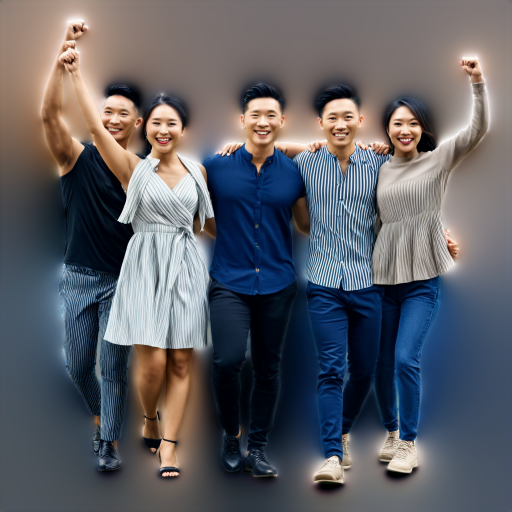
#> input picture example01.png, 1024 x 1024 px (shown at 1/2 size)
$ python resize.py --background example01.png --overlay example02.png --output out.png
#> lines starting #> are read from the running program, lines starting #| are printed output that depends on the picture
import cv2
import argparse
import numpy as np


def merge_images(background_path, overlay_path, output_path):
#> called with background_path = 'example01.png', overlay_path = 'example02.png', output_path = 'out.png'
    background = cv2.imread(background_path, cv2.IMREAD_UNCHANGED)
#> background is the input picture: shape (1024, 1024, 4); mean B, G, R, A 101.5, 95.2, 94.2, 112.7
    overlay = cv2.imread(overlay_path, cv2.IMREAD_UNCHANGED)
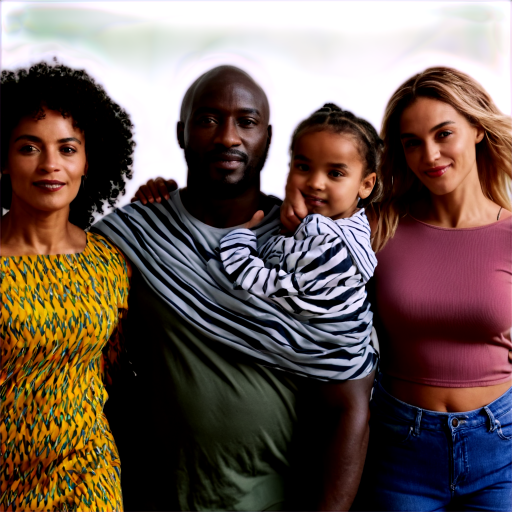
#> input picture example02.png, 1024 x 1024 px (shown at 1/2 size)
#> overlay is the input picture: shape (1024, 1024, 4); mean B, G, R, A 82.5, 89.9, 108, 203.7

    if overlay.shape[2] < 4:
        raise Exception("Overlay image does not have an alpha channel.")

    if background.shape[:2] != overlay.shape[:2]:
        overlay = cv2.resize(overlay, (background.shape[1], background.shape[0]))

    overlay_img = overlay[..., :3]  # Color channels
    overlay_mask = overlay[..., 3]  # Alpha channel only
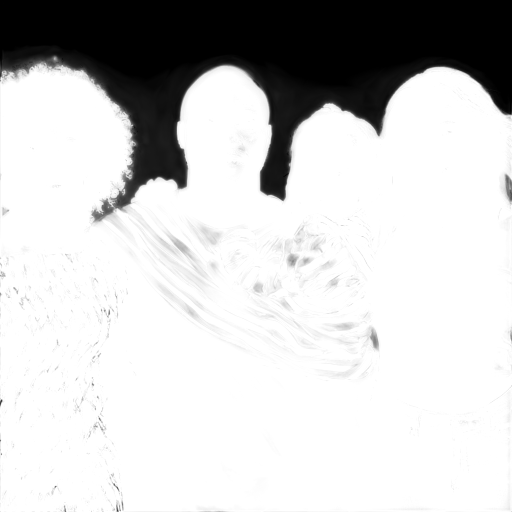
#> overlay_mask: shape (1024, 1024) (shown at 1/2 size); min 0, max 255, mean 203.7

    background_img = background

    alpha_overlay = overlay_mask / 255.0

    for c in range(0, 3):
        background_img[..., c] = (
            alpha_overlay * overlay_img[..., c]
            + (1 - alpha_overlay) * background_img[..., c]
        )
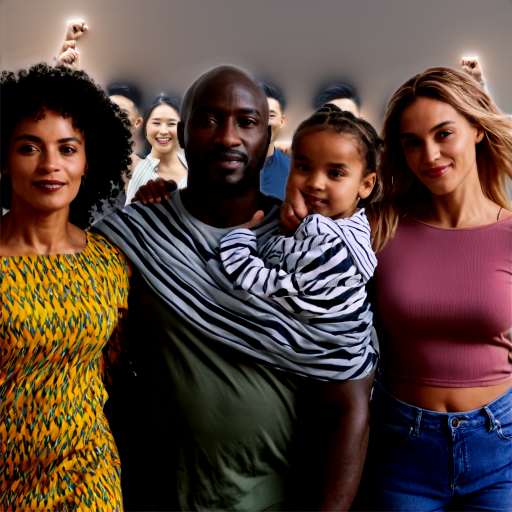
#> background_img: shape (1024, 1024, 4) (shown at 1/2 size); mean B, G, R, A 57.2, 65.9, 86.6, 112.7

    cv2.imwrite(output_path, background_img)


def main():
    parser = argparse.ArgumentParser(
        description="Merge two images with one image having transparency."
    )
    parser.add_argument(
        "-b", "--background", required=True, help="Path to the background image"
    )
    parser.add_argument(
        "-o", "--overlay", required=True, help="Path to the overlay image"
    )
    parser.add_argument(
        "-out",
        "--output",
        required=True,
        help="Path where the merged image will be saved",
    )

    args = parser.parse_args()

    merge_images(args.background, args.overlay, args.output)


if __name__ == "__main__":
    main()
